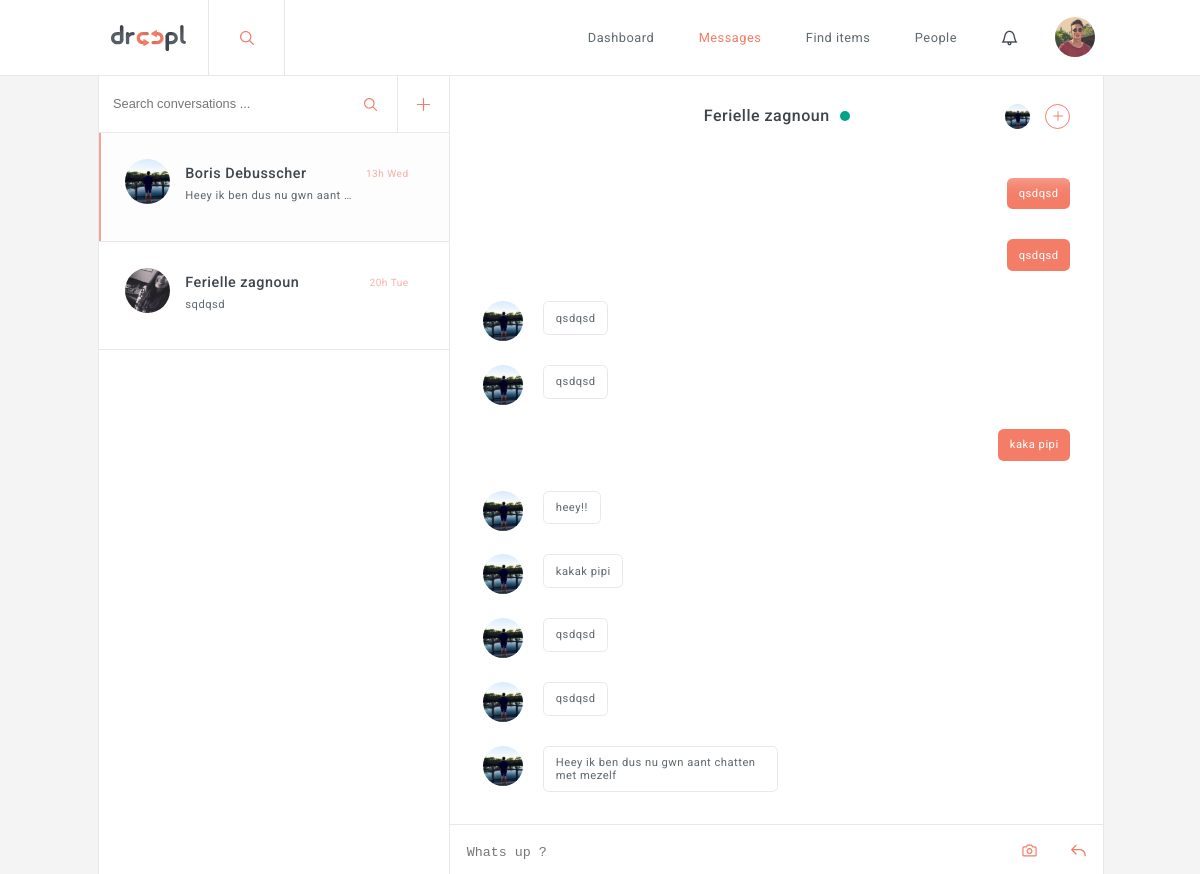
The page /development/index.php?page=messages (signed in) on the database its author committed.
### tables this page shows
CREATE TABLE `conversation` (
  `conversation_id` int(11) NOT NULL,
  `conversation_name` varchar(255) NOT NULL,
  `conversation_creation_date` timestamp NOT NULL DEFAULT CURRENT_TIMESTAMP ON UPDATE CURRENT_TIMESTAMP,
  `conversation_typing` tinyint(1) NOT NULL
);

CREATE TABLE `users` (
  `id` int(11) NOT NULL,
  `firstname` varchar(255) NOT NULL,
  `lastname` varchar(255) NOT NULL,
  `email` varchar(255) NOT NULL,
  `picture` varchar(255) NOT NULL,
  `age` date NOT NULL,
  `street` varchar(255) NOT NULL,
  `nr` varchar(255) NOT NULL,
  `zipcode` varchar(255) NOT NULL,
  `city` varchar(255) NOT NULL,
  `password` varchar(255) NOT NULL,
  `occupation` varchar(255) NOT NULL,
  `number` varchar(255) NOT NULL,
  `status` tinyint(1) NOT NULL,
  `verification` tinyint(1) NOT NULL,
  `description` text NOT NULL,
  `lang` varchar(255) NOT NULL,
  `latitude` varchar(255) NOT NULL,
  `longitude` varchar(255) NOT NULL
);

CREATE TABLE `conversation_users` (
  `id` int(11) NOT NULL,
  `conversation_id` int(11) NOT NULL,
  `user_id` int(11) NOT NULL,
  `creation_date` timestamp NOT NULL DEFAULT CURRENT_TIMESTAMP ON UPDATE CURRENT_TIMESTAMP,
  `user_typing` tinyint(1) NOT NULL
);

CREATE TABLE `messages` (
  `message_id` int(11) NOT NULL,
  `conversation_id` int(11) NOT NULL,
  `user_id` int(11) NOT NULL,
  `message` text NOT NULL,
  `message_creation_date` timestamp NOT NULL DEFAULT CURRENT_TIMESTAMP ON UPDATE CURRENT_TIMESTAMP
);

### development/controller/AppController.php (called while the page is built, shortened)
<?php
class AppController {
	public $route = array();
	public function filter() {
		call_user_func(array($this, $this->route['action']));
		$this->converstations();
	}
	public function converstations(){
		require_once WWW_ROOT . 'dao' .DS. 'ConvoUsersDAO.php';
		$this->convoUsersDAO = new ConvoUsersDAO();
		if(!empty($_SESSION['user'])){
			$converstations = $this->convoUsersDAO->getConversationByUserId($_SESSION['user']['id']);
		}
	}
	public function render() {
		require WWW_ROOT . 'parts/menu.php';
	    require WWW_ROOT . 'pages/' . strtolower($this->route['controller']) . DS . $this->route['action'] . '.php';
	    require WWW_ROOT . 'parts/footer.php';
	}
}

### development/index.php (called while the page is built, shortened)
<?php
require_once WWW_ROOT . 'classes' .DS. 'DatabasePDO.php';
require_once WWW_ROOT . 'includes' .DS. 'routes.php';
$route = $routes[$_GET['page']];
$controllerObj = new $controllerName();
$controllerObj->route = $route;
$controllerObj->filter();
$controllerObj->render();

### development/dao/ConvoUsersDAO.php (called while the page is built, shortened)
<?php
require_once WWW_ROOT .'classes'. DS . 'DatabasePDO.php';
class ConvoUsersDAO
{
	public $pdo;
	public function __construct(){
		$this->pdo = DatabasePDO::getInstance();
	}
	public function getConversationByUserId($user_id){
		$sql = 'SELECT c.conversation_id,c.conversation_name,u.id,u.firstname ,m.message,m.message_creation_date,u.lastname,u.picture
		FROM conversation_users AS cu
        LEFT OUTER JOIN conversation AS c
        on cu.conversation_id = c.conversation_id
		LEFT OUTER JOIN users AS u
        on u.id = (
           SELECT x.user_id
FROM conversation_users AS x
WHERE x.conversation_id = cu.conversation_id AND x.user_id != :check_id
GROUP BY x.conversation_id
        )
        LEFT OUTER JOIN messages AS m
        on c.conversation_id = m.conversation_id AND m.message_creation_date =
        (
           SELECT MAX(r.message_creation_date) FROM conversation_users AS k LEFT OUTER JOIN messages AS r ON r.conversation_id = k.conversation_id WHERE k.conversation_id = cu.conversation_id
        )
        WHERE cu.user_id = :user_id
        GROUP BY cu.id
        ORDER BY m.message_creation_date DESC';
		$stmt = $this->pdo->prepare($sql);
		$stmt->bindValue(':check_id',$user_id);
		$stmt->bindValue(':user_id',$user_id);
		if($stmt->execute()){
			$conversations = $stmt->fetchAll(PDO::FETCH_ASSOC);
			if(!empty($conversations)){
				return $conversations;
			}
		}
		return array();
	}
	public function getUserByConversationId($conversation_id){
		$sql = 'SELECT cu.user_id ,u.firstname,u.lastname,u.picture,cu.user_typing
FROM conversation_users AS cu
LEFT OUTER JOIN users AS u
ON u.id = cu.user_id
WHERE cu.conversation_id = :conversation_id
ORDER BY cu.user_typing DESC';
		$stmt = $this->pdo->prepare($sql);
		$stmt->bindValue(':conversation_id',$conversation_id);
		if($stmt->execute()){
			$users = $stmt->fetchAll(PDO::FETCH_ASSOC);
			if(!empty($users)){
				return $users;
			}
		}
		return array();
	}
}

### development/classes/DatabasePDO.php (called while the page is built)
<?php
class DatabasePDO
{
    public static function getInstance()
    {
        $dsn = Config::DB_TYPE . ':host=' . Config::DB_HOST . ';dbname=' . Config::DB_NAME;
        $pdo = new PDO($dsn, Config::DB_USER, Config::DB_PASS);
        $pdo->setAttribute(PDO::ATTR_ERRMODE, PDO::ERRMODE_EXCEPTION);
		$pdo->setAttribute(PDO::ATTR_EMULATE_PREPARES, false);
        return $pdo;
    }
}

### development/controller/MessagesController.php (called while the page is built, shortened)
<?php
require_once WWW_ROOT . 'controller'. DS .'AppController.php';
class MessagesController extends AppController{
	public function __construct(){
		require_once WWW_ROOT . 'dao' .DS. 'ConversationsDAO.php';
		require_once WWW_ROOT . 'dao' .DS. 'ConvoUsersDAO.php';
		require_once WWW_ROOT . 'dao' .DS. 'MessagesDAO.php';
		$this->conversationDAO = new ConversationsDAO();
		$this->convoUsersDAO = new ConvoUsersDAO();
		$this->messagesDAO = new MessagesDAO();
	}
	public function messages(){
		if(isset($_SESSION['user'])){
			if(!empty($_SESSION['user']['id'])){
				$conversations = $this->convoUsersDAO->getConversationByUserId($_SESSION['user']['id']);
				$id = 0;
				if(isset($_GET) && !empty($_GET['id'])){
					$id = $_GET['id'];
					if($_SESSION["conversation"]["conversation_id"] != $id){
						unset($_SESSION["conversation"]);
					}
				}else{
					if(!empty($conversations)){
						$id = $conversations[0]['conversation_id'];
					}
				}
				$conversation = $this->conversationDAO->getConversationById($id,$_SESSION['user']['id']);
				if(isset($_SESSION['conversation'])){
					$convo_users = $this->convoUsersDAO->getUserByConversationId($conversation['conversation_id']);
					$messages = $this->messagesDAO->getMessagesByConversationId($conversation['conversation_id']);
				}
			}
		}else{
			$this->redirect("?page=login");
		}
	}
}

### development/dao/ConversationsDAO.php (called while the page is built)
<?php
require_once WWW_ROOT .'classes'. DS . 'DatabasePDO.php';
class ConversationsDAO
{
	public $pdo;
	public function __construct(){
		$this->pdo = DatabasePDO::getInstance();
	}
	public function getConversationById($conversation_id,$user_id){
		$sql = 'SELECT c.conversation_id,c.conversation_name,cu.user_id,cu.user_typing
		FROM conversation AS c
		LEFT OUTER JOIN conversation_users AS cu
        on cu.user_id = (
           SELECT x.user_id
FROM conversation_users AS x
WHERE x.conversation_id = c.conversation_id AND x.user_id != :user_id
GROUP BY x.conversation_id
        )
        WHERE c.conversation_id = :conversation_id
        GROUP BY c.conversation_id';
		$stmt = $this->pdo->prepare($sql);
		$stmt->bindValue(':conversation_id',$conversation_id);
		$stmt->bindValue(':user_id',$user_id);
		if($stmt->execute()){
			$conversation = $stmt->fetch(PDO::FETCH_ASSOC);
			if(!empty($conversation)){
				return $conversation;
			}
		}
		return array();
	}
}

### development/dao/MessagesDAO.php (called while the page is built, shortened)
<?php
require_once WWW_ROOT .'classes'. DS . 'DatabasePDO.php';
class MessagesDAO
{
	public $pdo;
	public function __construct(){
		$this->pdo = DatabasePDO::getInstance();
	}
	public function getMessagesByConversationId($conversation_id){
		$sql = 'SELECT m.message_id,m.message,u.id, u.firstname ,u.lastname,u.picture
		FROM messages AS m
		LEFT OUTER JOIN users AS u
        on m.user_id = u.id
        WHERE m.conversation_id = :conversation_id
        GROUP BY m.message_id
        ORDER BY m.message_creation_date DESC LIMIT 10 OFFSET 0';
		$stmt = $this->pdo->prepare($sql);
		$stmt->bindValue(':conversation_id',$conversation_id);
		if($stmt->execute()){
			$messages = $stmt->fetchAll(PDO::FETCH_ASSOC);
			if(!empty($messages)){
				return $messages;
			}
		}
		return array();
	}
}

### development/pages/messages/messages.php (the view, shortened to what this page needs)
<div class="messages">
<aside class="conversations">
    <form id="search-conversations">
        <input type="text" placeholder="Search conversations ..." id="search-conversations-input" name="search-conversations-input">
        <input type="button" id="submit-search-conversations" value="">
        <input type="button" id="new-conversation-btn" name="new-conversation-btn" value="">
    </form>
	<nav class="users">
		<ul>
			<?php foreach ($conversations as $key => $value) { ?>
			<li>
				<a href="?page=messages&id=<?php echo $value['conversation_id']; ?>" <?php if($value['conversation_id'] == $_SESSION['conversation']['conversation_id']){ echo 'class="selected"';} ?>>
				<header>
					<?php if(!empty($value['picture'])){ ?>
					<img src="images/profile_pictures/<?php echo $value['picture'];?>" alt="rachouan rejeb">
					<?php }else{ ?>
					<img src="images/profile_pictures/notfound.svg" alt="rachouan rejeb">
					<?php }?>
					<h1><?php echo $value['firstname'].' '.$value['lastname']; ?> <span><?php $hours = date("H", strtotime($value['message_creation_date'])); $date = date("D", strtotime($value['message_creation_date'])); echo $hours.'h '.$date;?></span></h1>
					<p><span><?php echo $value['message']; ?></span></p>
				</header>
			</a>
		</li>
			<?php } ?>
		</ul>
	</nav>
</aside>
<section class="messages">
	<header>
		<h1><?php echo $value['firstname'].' '.$value['lastname']; ?><span class="status"></span></h1>
		<nav>
			<ul>
				<?php foreach ($convo_users as $key => $value) { ?>
				<?php if(isset($_SESSION['user']) && $_SESSION['user']['id'] != $value['user_id']){ ?>
					<?php if($value['user_typing'] == 1){ ?>
					<li class="user animated bounce infinite"><img src="images/profile_pictures/<?php echo $value['picture']; ?>"></li>
					<?php }else{ ?>
					<li class="user"><?php if(!empty($value['picture'])){ ?>
			<img src="images/profile_pictures/<?php echo $value['picture'];?>" alt="rachouan rejeb">
			<?php }else{ ?>
			<img src="images/profile_pictures/notfound.svg" alt="rachouan rejeb">
			<?php }?></li>
					<?php } ?>
				<?php }
			} ?>
				<li class="add"><input type="submit" id="add_user" name="add_user"></li>
			</ul>
		</nav>
	</header>
	<aside class="chat">
		<ul>
			<?php
			$amount = count($messages)-1;
			for ($i = $amount; $i >= 0; $i--) {
				if($messages[$i]['id'] != $_SESSION['user']['id']){
				?>
				<li id="<?php echo $messages[$i]['message_id']; ?>" class="message"><p><?php if(!empty($messages[$i]['picture'])){ ?>
			<img src="images/profile_pictures/<?php echo $messages[$i]['picture'];?>" alt="rachouan rejeb">
			<?php }else{ ?>
			<img src="images/profile_pictures/notfound.svg" alt="rachouan rejeb">
			<?php }?><span><?php echo $messages[$i]['message']; ?></span></p></li>
			<?php
		}else{ ?>
		<li id="<?php echo $messages[$i]['message_id']; ?>" class="message"><p class="me"><span><?php echo $messages[$i]['message']; ?></span></p></li>
		<?php }
		} ?>
			</ul>
	</aside>
	<form action="" method="post" enctype="multipart/form-data">
				<textarea id="message" name="message" placeholder="Whats up ?"></textarea>
				<div id="message_image_upload">
				</div>
				<input type="submit" id="send_message" name="send_message" value="send message">
			</form>
</section>
</div>

### rows shown on the page
conversation: users.picture (picture), users.firstname "Boris", users.lastname "Debusscher", hours "13", date "Wed", message "Heey ik ben dus nu gwn aant…"
conversation: users.picture (picture), users.firstname "Ferielle", users.lastname "zagnoun", hours "20", date "Tue", message "sqdqsd"
users: firstname "Ferielle", lastname "zagnoun"
conversation_users: user.picture (picture)
messages: message "qsdqsd"
messages: message "qsdqsd"
messages: user.picture (picture), message "qsdqsd"
messages: user.picture (picture), message "qsdqsd"
messages: message "kaka pipi"
messages: user.picture (picture), message "heey!!"
messages: user.picture (picture), message "kakak pipi"
messages: user.picture (picture), message "qsdqsd"
messages: user.picture (picture), message "qsdqsd"
messages: user.picture (picture), message "Heey ik ben dus nu gwn aant chatten met mezelf"
